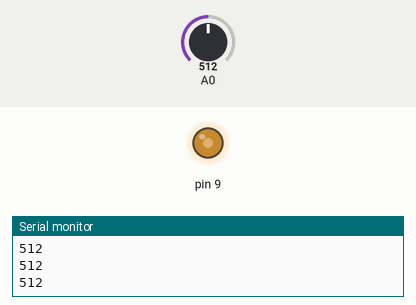
A sketch run on a simulated Arduino Uno, built with avr-gcc and run on an emulated ATmega328P. Parts: output pins drawn as LEDs (lit = HIGH), the last lines printed to the serial monitor. The test bench sets the inputs (shaded band); at power-on: A0 = 512.

Above: at 1.2 s.
1.3 s: A0 set to 716
At 2.2 s:
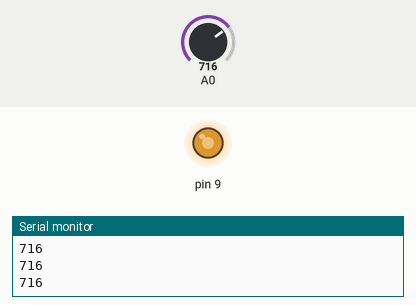
2.8 s: A0 set to 900
At 3.1 s:
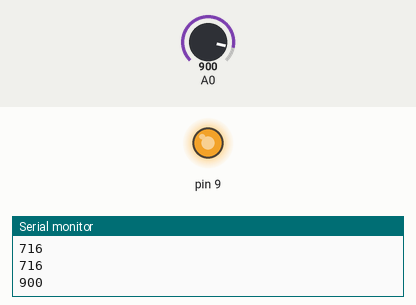
4.3 s: A0 set to 122
At 5.4 s:
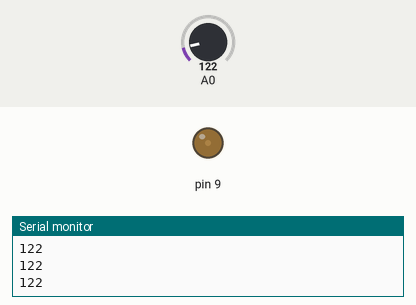
5.8 s: A0 set to 0
At 6.6 s:
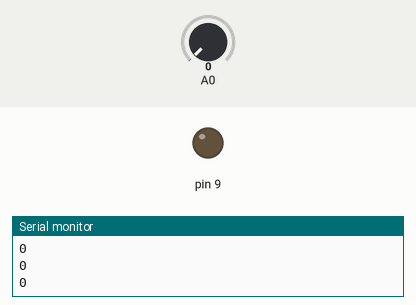
Timing chart, 0 to 8.3 s (numbered marks = the images above; inputs shaded):
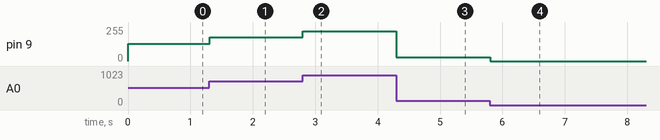

Measured:
- after the input at 1.3 s, pin 9: 128/255 → 179/255 at once
- after the input at 2.8 s, pin 9: 179/255 → 225/255 at once
- after the input at 4.3 s, pin 9: 225/255 → 30/255 at once
- after the input at 5.8 s, pin 9: 30/255 → 0/255 at once

The sketch:

pot-solucion-delay.ino
```cpp
// Otra solución: divide entre 4 y reparte la espera en pasos de 10 ms para que el brillo responda a tiempo.
int contador = 0;

void setup() {
  pinMode(9, OUTPUT);
  Serial.begin(9600);
}

void loop() {
  int v = analogRead(A0);
  analogWrite(9, v / 4);
  if (contador == 0) Serial.println(v);
  contador = (contador + 1) % 25;
  delay(10);
}
```
